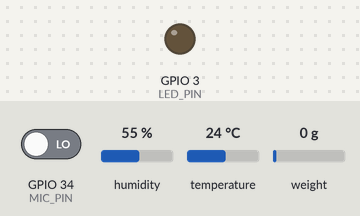
Bench run of a sketch on a simulated ESP32. Parts: output pins drawn as LEDs (lit = HIGH). The test bench sets the inputs (shaded band); at power-on: GPIO 34 (MIC_PIN) LOW, humidity 55 %, temperature 24 °C, weight on the scale 0 g. What the sketch prints to the serial monitor is not drawn.

Above: at 5.5 s.
At 9.0 s:
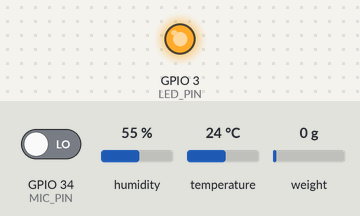
Timing chart, 0 to 11.6 s (numbered marks = the images above):
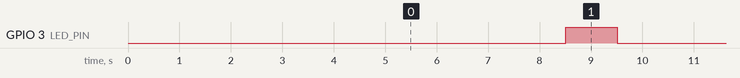

Measured:
- by itself, GPIO 3 (LED_PIN): alternates HIGH for 1.0 s and LOW for 6.0 s

The sketch:

main_monitoring.ino
```cpp
#include "DHT.h"
#include <WiFi.h>
#include <Arduino.h>
#include <PubSubClient.h>
#include "UbidotsEsp32Mqtt.h"
#include "HX711.h"
#include "soc/rtc.h"

const char *UBIDOTS_TOKEN = "BBUS-JXaJGPPs6nxpIOdHtkEAy0aKiiWuD3";
const char *WIFI_SSID = "sumire";
const char *WIFI_PASS = "qqqqqqqq";
const char *DEVICE_LABEL = "BEEWISE";
const char *VARIABLE_LABEL_T = "tsense";
const char *VARIABLE_LABEL_H = "hsense";
const char *VARIABLE_LABEL_N = "nsense";
const char *VARIABLE_LABEL_W = "wsense";
const char *VARIABLE_LABEL_I = "isense";

const unsigned long PUBLISH_FREQUENCY = 2000;

unsigned long timer;
#define hpin 22
#define DHTTYPE DHT22
#define MIC_PIN 34
#define LED_PIN 3
#define LOADCELL_DOUT_PIN 16
#define LOADCELL_SCK_PIN 4

Ubidots ubidots(UBIDOTS_TOKEN);
DHT dht(hpin, DHTTYPE);
HX711 scale;

volatile bool pulseDetected = false;
unsigned long pulseStartTime = 0;
unsigned long pulseEndTime = 0;
unsigned long pulseDuration = 0;
unsigned long frequency = 0;

void IRAM_ATTR handleInterrupt() {
  if (!pulseDetected) {
    pulseStartTime = micros();
    pulseDetected = true;
  } else {
    pulseEndTime = micros();
    pulseDetected = false;
    pulseDuration = pulseEndTime - pulseStartTime;
    frequency = 1000000 / pulseDuration;
    if (frequency < 100 || frequency > 1000) {
      frequency = 0;
    }
  }
}

void callback(char *topic, byte *payload, unsigned int length) {
  Serial.print("Message arrived [");
  Serial.print(topic);
  Serial.print("] ");
  for (int i = 0; i < length; i++) {
    Serial.print((char)payload[i]);
  }
  Serial.println();
}

void setup() {
  Serial.begin(115200);
  ubidots.connectToWifi(WIFI_SSID, WIFI_PASS);
  ubidots.setCallback(callback);
  ubidots.setup();
  ubidots.reconnect();
  dht.begin();
  setupHX711();
  pinMode(MIC_PIN, INPUT);
  pinMode(LED_PIN, OUTPUT);
  attachInterrupt(digitalPinToInterrupt(MIC_PIN), handleInterrupt, RISING);
  timer = millis();
}

void setupHX711() {
  scale.begin(LOADCELL_DOUT_PIN, LOADCELL_SCK_PIN);
  scale.set_scale(111.142);
  scale.tare();
}

void loop() {
  if (!ubidots.connected()) {
    ubidots.reconnect();
  }
  if (millis() - timer >= PUBLISH_FREQUENCY) {
    float humid = dht.readHumidity();
    float temp = dht.readTemperature();
    float hic = dht.computeHeatIndex(temp, humid, false);
    float weight = scale.get_units(10);

    digitalWrite(LED_PIN, HIGH);
    delay(1000);
    digitalWrite(LED_PIN, LOW);
    Serial.println("Publishing data to Ubidots Cloud");
    if (frequency > 0) {
      Serial.print("Frequency: ");
      Serial.print(frequency);
      Serial.println(" Hz");
    } else {
      Serial.println("No pulse detected");
      }
        Serial.print(F("Temperature: "));
        Serial.print(temp);
        Serial.println(F("°C "));
        Serial.print(F("Humidity: "));
        Serial.print(humid);
        Serial.println(F("%"));
        Serial.print(F("Heat index: "));
        Serial.print(hic);
        Serial.println(F("°C "));
        Serial.print(F("Weight: "));
        Serial.print(weight);
        Serial.println(F(" grams"));
        Serial.println("--------------------------------");
    ubidots.add(VARIABLE_LABEL_T, temp);
    ubidots.add(VARIABLE_LABEL_H, humid);
    ubidots.add(VARIABLE_LABEL_I, hic);
    ubidots.add(VARIABLE_LABEL_N, frequency);
    ubidots.add(VARIABLE_LABEL_W, weight);
    ubidots.publish(DEVICE_LABEL);

    timer = millis();
  }
  ubidots.loop();
  scale.power_down();
  delay(5000);
  scale.power_up();
}
```
